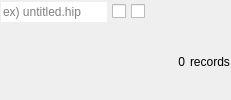
             <widget class="QWidget" name="page__hda_loc_record">
              <layout class="QVBoxLayout" name="verticalLayout_13">
               <property name="spacing">
                <number>1</number>
               </property>
               <property name="leftMargin">
                <number>1</number>
               </property>
               <property name="topMargin">
                <number>1</number>
               </property>
               <property name="rightMargin">
                <number>1</number>
               </property>
               <property name="bottomMargin">
                <number>1</number>
               </property>
               <item>
                <layout class="QVBoxLayout" name="verticalLayout_9">
                 <property name="spacing">
                  <number>1</number>
                 </property>
                 <item>
                  <layout class="QHBoxLayout" name="horizontalLayout_5">
                   <property name="spacing">
                    <number>5</number>
                   </property>
                   <item>
                    <widget class="QLineEdit" name="lineEdit__search_record">
                     <property name="statusTip">
                      <string>Please enter your search term</string>
                     </property>
                     <property name="frame">
                      <bool>false</bool>
                     </property>
                     <property name="placeholderText">
                      <string>ex) untitled.hip</string>
                     </property>
                     <property name="clearButtonEnabled">
                      <bool>true</bool>
                     </property>
                    </widget>
                   </item>
                   <item>
                    <widget class="QCheckBox" name="checkBox__record_only_current_ihda">
                     <property name="cursor">
                      <cursorShape>PointingHandCursor</cursorShape>
                     </property>
                     <property name="toolTip">
                      <string>Show Only Current iHDA</string>
                     </property>
                     <property name="statusTip">
                      <string>When selected, displays information only from the current iHDA node.</string>
                     </property>
                     <property name="text">
                      <string/>
                     </property>
                     <property name="icon">
                      <iconset resource="icons.qrc">
                       <normaloff>:/main/icons/show_all.png</normaloff>:/main/icons/show_all.png</iconset>
                     </property>
                     <property name="iconSize">
                      <size>
                       <width>20</width>
                       <height>20</height>
                      </size>
                     </property>
                    </widget>
                   </item>
                   <item>
                    <widget class="QCheckBox" name="checkBox__record_only_current_hipfile">
                     <property name="cursor">
                      <cursorShape>PointingHandCursor</cursorShape>
                     </property>
                     <property name="toolTip">
                      <string>Show Only Current HIP File</string>
                     </property>
                     <property name="statusTip">
                      <string>When checked, only information from the current HIP file is displayed.</string>
                     </property>
                     <property name="text">
                      <string/>
                     </property>
                     <property name="icon">
                      <iconset resource="icons.qrc">
                       <normaloff>:/main/icons/hipfile.png</normaloff>:/main/icons/hipfile.png</iconset>
                     </property>
                     <property name="iconSize">
                      <size>
                       <width>20</width>
                       <height>20</height>
                      </size>
                     </property>
                    </widget>
                   </item>
                   <item>
                    <spacer name="horizontalSpacer_16">
                     <property name="orientation">
                      <enum>Qt::Horizontal</enum>
                     </property>
                     <property name="sizeHint" stdset="0">
                      <size>
                       <width>40</width>
                       <height>20</height>
                      </size>
                     </property>
                    </spacer>
                   </item>
                   <item>
                    <widget class="QPushButton" name="pushButton__cleanup_hda_record">
                     <property name="cursor">
                      <cursorShape>PointingHandCursor</cursorShape>
                     </property>
                     <property name="toolTip">
                      <string>Remove any unnecessary iHDA Record data that does not exist.</string>
                     </property>
                     <property name="statusTip">
                      <string>Remove any unnecessary iHDA Record data that does not exist.</string>
                     </property>
                     <property name="text">
                      <string/>
                     </property>
                     <property name="icon">
                      <iconset resource="icons.qrc">
                       <normaloff>:/main/icons/clear.png</normaloff>:/main/icons/clear.png</iconset>
                     </property>
                     <property name="iconSize">
                      <size>
                       <width>20</width>
                       <height>20</height>
                      </size>
                     </property>
                     <property name="flat">
                      <bool>true</bool>
                     </property>
                    </widget>
                   </item>
                  </layout>
                 </item>
                 <item>
                  <layout class="QVBoxLayout" name="verticalLayout__hda_loc_record">
                   <property name="spacing">
                    <number>1</number>
                   </property>
                  </layout>
                 </item>
                 <item>
                  <layout class="QHBoxLayout" name="horizontalLayout_13">
                   <property name="spacing">
                    <number>5</number>
                   </property>
                   <item>
                    <spacer name="horizontalSpacer_7">
                     <property name="orientation">
                      <enum>Qt::Horizontal</enum>
                     </property>
                     <property name="sizeHint" stdset="0">
                      <size>
                       <width>40</width>
                       <height>20</height>
                      </size>
                     </property>
                    </spacer>
                   </item>
                   <item>
                    <widget class="QLabel" name="label__loc_record_count">
                     <property name="text">
                      <string>0</string>
                     </property>
                     <property name="alignment">
                      <set>Qt::AlignRight|Qt::AlignTrailing|Qt::AlignVCenter</set>
                     </property>
                    </widget>
                   </item>
                   <item>
                    <widget class="QLabel" name="label__loc_record_count_suffix">
                     <property name="text">
                      <string>records</string>
                     </property>
                    </widget>
                   </item>
                  </layout>
                 </item>
                </layout>
               </item>
              </layout>
             </widget>
